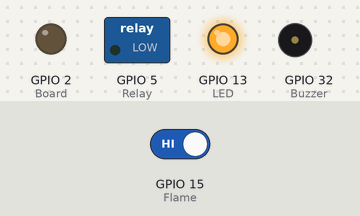
Recording of a sketch running on a simulated ESP32. Parts: switched loads named in the sketch (green lamp = pin HIGH), output pins drawn as LEDs (lit = HIGH), buzzer (waves = sounding, pin HIGH). Inputs (shaded band) come from the test bench; at power-on: GPIO 15 (Flame) HIGH. What the sketch prints to the serial monitor is not drawn.

Above: at 1.2 s.
1.3 s: GPIO 15 (Flame) driven LOW
At 2.0 s:
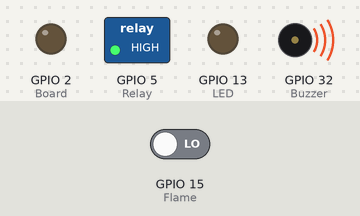
At 4.1 s:
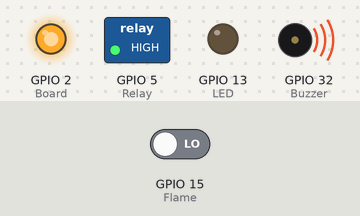
4.3 s: GPIO 15 (Flame) driven HIGH
At 5.5 s:
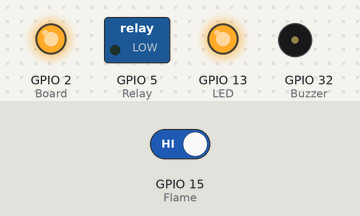
Timing chart, 0 to 7.3 s (numbered marks = the images above; inputs shaded):
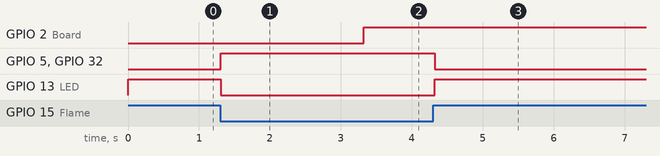

The sketch:

Project.ino
```cpp
#define Buzzer 32
#define LED 13
#define Flame 15
#define Board 2
#define Relay 5
void setup(){
    Serial.begin(9600);
    pinMode(Buzzer, OUTPUT);
    pinMode(LED,OUTPUT);
    pinMode(Flame,INPUT);
    pinMode(Relay,OUTPUT);
    pinMode(Board,OUTPUT);
}
void loop(){
  int flame_sensor=digitalRead(Flame);
  Serial.println(flame_sensor);
  if(flame_sensor==0){
  digitalWrite(Relay, HIGH);
  digitalWrite(LED, LOW);
  digitalWrite(Buzzer, HIGH);
  Serial.println("Fire detected");
  delay(1000);
 digitalWrite(Board, LOW);
  delay(1000);
  digitalWrite(Board, HIGH);
   delay(1000);
 }
 else{
    digitalWrite(LED, HIGH);
    digitalWrite(Relay,LOW);
    digitalWrite(Buzzer,LOW);
 }
}
```

Measured:
- after the input at 1.3 s, GPIO 2 (Board): LOW → HIGH after 2.0 s; GPIO 5 (Relay), GPIO 32 (Buzzer): LOW → HIGH at once; GPIO 13 (LED): HIGH → LOW at once
- after the input at 4.3 s, GPIO 2 (Board): stops changing and stays HIGH; GPIO 5 (Relay), GPIO 32 (Buzzer): HIGH → LOW at once; GPIO 13 (LED): LOW → HIGH at once
